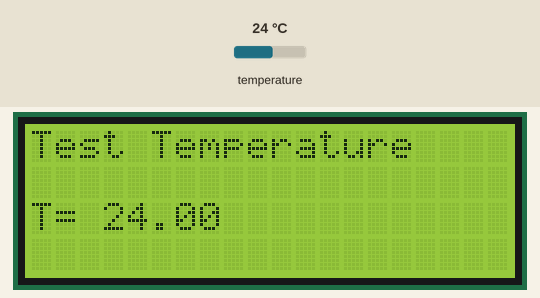
Simulated run of this sketch. Board: Arduino Uno, built with avr-gcc and run on an emulated ATmega328P. On the bench: 20×4 character LCD. Inputs (shaded band) come from the test bench; at power-on: temperature 24 °C.

Above: at 1.2 s.
1.3 s: temperature set to 12 °C
At 2.5 s:
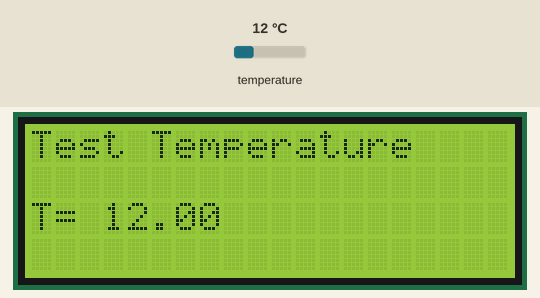
3.1 s: temperature set to 19 °C
4.7 s: temperature set to 28 °C
At 5.6 s:
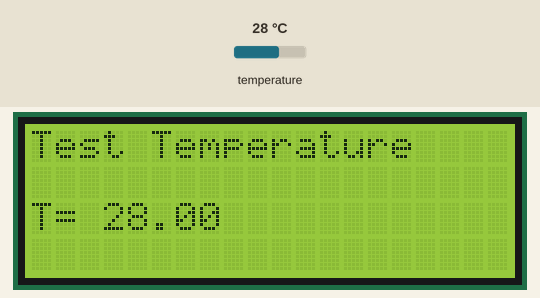
Timing chart, 0 to 7.7 s (numbered marks = the images above; inputs shaded):
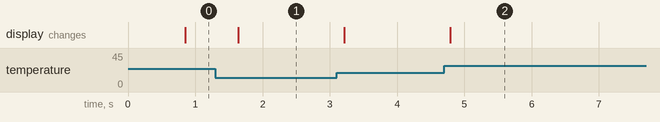

The sketch:

arduino-temperature-lcd.ino
```cpp
#include <LiquidCrystal_I2C.h>
#include <DallasTemperature.h>
#include <Wire.h>
#include <OneWire.h>

#define ONE_WIRE_BUS 12
OneWire oneWire (ONE_WIRE_BUS);
DallasTemperature sensors (&oneWire);

LiquidCrystal_I2C lcd(0x27, 20, 4);

void setup(void)
{
  lcd.init();
  lcd.backlight();
}

void loop ()
{
  sensors.requestTemperatures();
  float x=sensors.getTempCByIndex(0);

  lcd.setCursor (0,0);
  lcd.print ("Test Temperature");
  lcd.setCursor (0,2);
  lcd.print ("T=");
  lcd.setCursor (3,2);
  lcd.print (x);
}
```

Measured:
- after the input at 1.3 s, the display: changes after 0.34 s (image 1)
- after the input at 4.7 s, the display: changes after 0.09 s (image 2)
